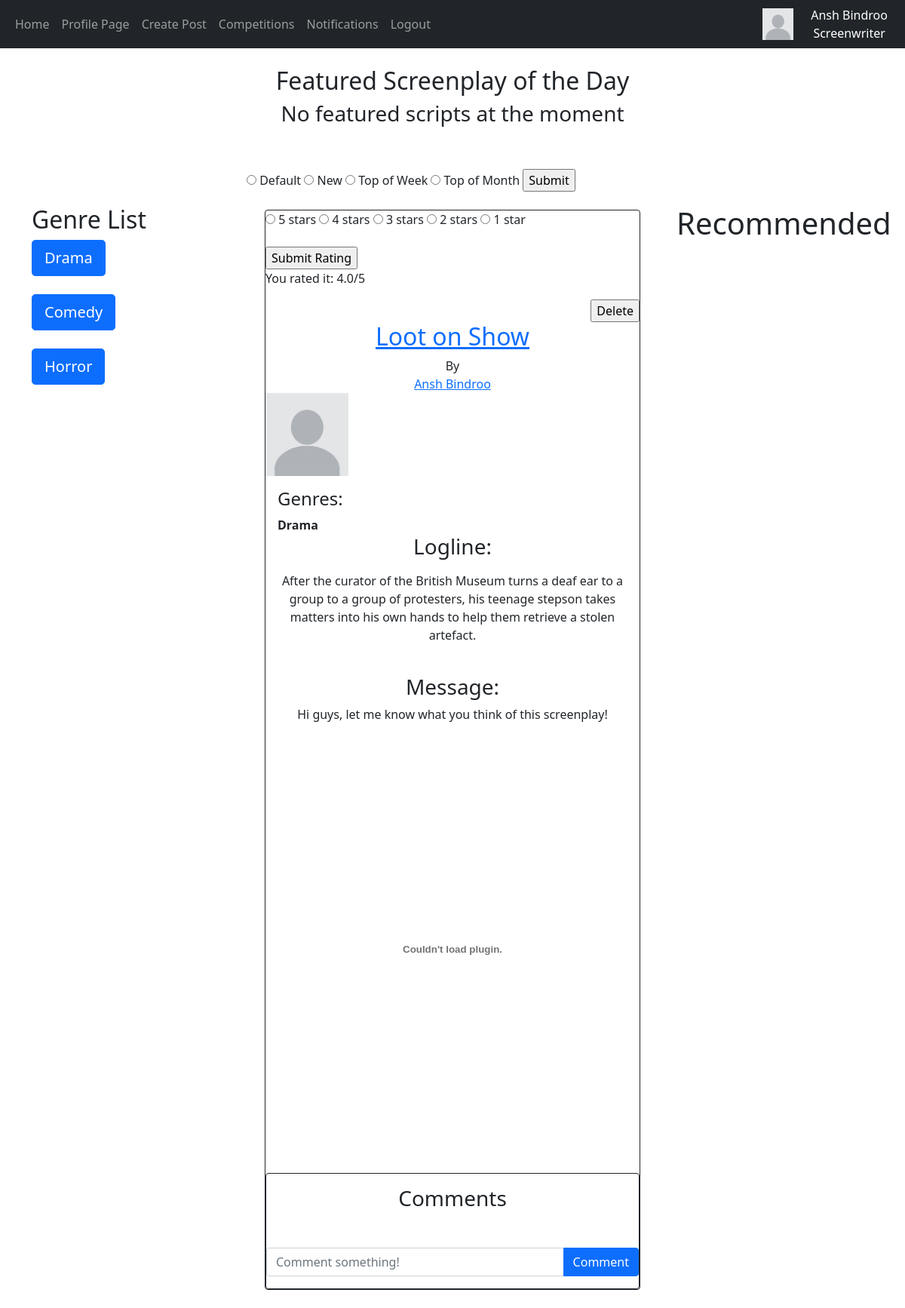
The page /home (signed in) on the database its author committed.
### website/models.py (models this page shows)
class Users(db.Model, UserMixin):
    __tablename__ = "Users"
    id = db.Column(db.Integer, primary_key=True)
    email = db.Column(db.String(150), unique=True)
    username = db.Column(db.String(150), unique=True)
    forename = db.Column(db.String(75), unique=True)
    surname = db.Column(db.String(75))
    password = db.Column(db.String(150))
    date_created = db.Column(db.DateTime(timezone=True), default=func.now())
    accounttype = db.Column(db.Integer)
    profilepic = db.Column(db.String(), nullable=True)
    biography = db.Column(db.Text)
    insta = db.Column(db.String(), nullable=True)
    twitter = db.Column(db.String(), nullable=True)
    writers = db.relationship('Screenwriters', backref="user", passive_deletes=True)
    producers = db.relationship('Producers', backref="user", passive_deletes=True)

class Screenplays(db.Model):
    __tablename__ = "Screenplays"
    scriptid = db.Column(db.Integer, primary_key=True)
    writerid = db.Column(db.Integer, db.ForeignKey('Screenwriters.writerid', ondelete="CASCADE"), nullable=False)
    title = db.Column(db.String(300))
    logline = db.Column(db.String(165))
    message = db.Column(db.Text)
    screenplay = db.Column(db.String(300))
    fullfile = db.Column(db.String(300))
    date_created = db.Column(db.Date, default=func.current_date())
    datetime_created = db.Column(db.DateTime(timezone=True), default=func.now())
    avgrating = db.Column(db.Float)
    scripts = db.relationship('Notifications', backref="script", passive_deletes=True)
    scriptscommented = db.relationship('Comments', backref="script", passive_deletes=True)
    liked = db.relationship('LikedScreenplays', backref="script", passive_deletes=True)
    scripts2 = db.relationship('ScriptHas', backref="script", passive_deletes=True)
    liked2 = db.relationship('FeaturedScripts', backref="script", passive_deletes=True)

class LikedScreenplays(db.Model):
    __tablename__ = "LikedScreenplays"
    writerid = db.Column(db.Integer, db.ForeignKey('Screenwriters.writerid'), primary_key=True)
    scriptid = db.Column(db.Integer, db.ForeignKey('Screenplays.scriptid'), primary_key=True)
    rating = db.Column(db.Float)

class ScriptHas(db.Model):
    __tablename__ = "ScriptHas"
    scriptid = db.Column(db.Integer, db.ForeignKey('Screenplays.scriptid'), primary_key=True)
    genreid = db.Column(db.Integer, db.ForeignKey('Genres.genreid'), primary_key=True)

class Genres(db.Model):
    __tablename__ = "Genres"
    genreid = db.Column(db.Integer, primary_key=True)
    genre = db.Column(db.String(50))
    genres = db.relationship('ScriptHas', backref="has")
    genres2 = db.relationship('CompHas', backref="has")

### website/views.py (the view)
@views.route("/")
@views.route("/home", methods=['GET', 'POST'])
@login_required
def home():
    if current_user.accounttype == 1:
        writer = Screenwriters.query.filter_by(userid=current_user.id).first()
        recs = GiveRecommendations(writer.writerid)
    else:
        recs = None
    posts1 = Screenplays.query.order_by(Screenplays.avgrating.desc())
    posts = []
    for i in posts1:
        if i.date_created == date.today():
            posts.append(i)
    comments = Comments.query.all()
    scripthas = ScriptHas.query.all()
    likes = LikedScreenplays.query.all()
    featured = Queue(5)
    LoadFeatured(featured, date.today())
    script = featured.queue[featured.head]
    if (script != None) and (datetime.now() >= script.dequeuedatetime): #When the screenplay's time is up, the screenplay is dequeued and removed from the table
        featured.dequeue()
        feature = FeaturedScripts.query.filter_by(scriptid = script.scriptid).first()
        db.session.delete(feature)
        db.session.commit()
    return flask.render_template("home.html", user=current_user, posts=posts, comments=comments, scripthas=scripthas, recs=recs, likes=likes, script=featured.queue[featured.head], featured=featured)

### website/views.py (called while the page is built)
def LoadFeatured(queue, date):
    posts = Screenplays.query.filter_by(date_created = date) #Posts from today selected
    hour = 4
    for post in posts:
        likes = LikedScreenplays.query.filter(LikedScreenplays.scriptid == post.scriptid, LikedScreenplays.rating >= 4.0)
        if likes.count() >= 10 and FeaturedExists(post.scriptid) == False: #The screenplay is checked if it qualifies to be featured
            newfeatured = FeaturedScripts(scriptid = post.scriptid, dequeuedatetime = datetime.now()+timedelta(hours=hour))
            db.session.add(newfeatured)
            db.session.commit()
            hour += 4
    scripts = FeaturedScripts.query.filter(FeaturedScripts.featuredid <= 5) #The first 6 records are enqueued from the database to the queue
    for i in scripts:
        queue.enqueue(i)

### website/templates/home.html (shortened to what this page needs)
{% extends "base.html" %} {% block title %}Home{% endblock %} {% block content%}
<!DOCTYPE html>
<html lang="en">
<head>
</head>
<body>
    {% if featured %}
        <div style="text-align: center">
            <h2>Featured Screenplay of the Day</h2>
            {% if script != None %}
                <h2>{{script.script.title}}</h2>
                {{script.script.logline}}
                <p>By: {{script.script.writer.user.username}}</p>
                <embed style="text-align: center;" src="{{url_for('static', filename='images/'+ script.script.screenplay)}}#toolbar=0" width = "75%" height = "550px%">
            {% else %}
                <h3>No featured scripts at the moment</h3>
            {% endif %}
        </div>
    {% endif %}
    <br><br>
    <div class="row">
        <div style="text-align:left" class="col-3">
            <br><br>
            <h2>Genre List</h2>
            <form action="/filter" method="POST">
                <button name="genre" value="1" class="btn btn-primary btn-lg">Drama</button><br><br>
                <button name="genre" value="2" class="btn btn-primary btn-lg">Comedy</button><br><br>
                <button name="genre" value="3" class="btn btn-primary btn-lg">Horror</button><br><br>
            </form>
        </div>
        <div class="col-6">
            <form method='POST' action="/sort">
                <input type="radio" name="sorted" id="default" value="0"></input>
                <label for="default">Default</label>
                <input type="radio" name="sorted" id="new" value="1"></input>
                <label for="new">New</label>
                <input type="radio" name="sorted" id="week" value="2"></input>
                <label for="week">Top of Week</label>
                <input type="radio" name="sorted" id="month" value="3"></input>
                <label for="month">Top of Month</label>
                <input type="submit" value="Submit">
            </form>
            <br>
            <div id="posts" class="container" style="text-align:center">
            {% if posts %}
                {% for post in posts %}
                <div class="card border-dark">
                        {% if user.accounttype == 1 %}
                        <div style="text-align:left">
                            <form method = "POST" action="/rate/{{post.scriptid}}">
                                <div class="rate">
                                    <input type="radio" id="star5" name="rate" value="5" />
                                    <label for="star5" title="text">5 stars</label>
                                    <input type="radio" id="star4" name="rate" value="4" />
                                    <label for="star4" title="text">4 stars</label>
                                    <input type="radio" id="star3" name="rate" value="3" />
                                    <label for="star3" title="text">3 stars</label>
                                    <input type="radio" id="star2" name="rate" value="2" />
                                    <label for="star2" title="text">2 stars</label>
                                    <input type="radio" id="star1" name="rate" value="1" />
                                    <label for="star1" title="text">1 star</label>
                                </div>
                                <br>
                                <div style="text-align:left">
                                    <input type="submit" value="Submit Rating">
                                </div>
                            </form>
                            {% endif %}
                            {% if user.accounttype == 1 %}
                                {% for like in likes %}
                                    {% if (like.writer.user.id == user.id) and (like.script.scriptid == post.scriptid) %}
                                        <p>You rated it: {{like.rating}}/5</p>
                                    {% endif %}
                                {% endfor %}
                            {% endif %}
                        </div>
                        {% if user.id == post.writer.user.id %}
                        <div style="text-align:right">
                            <form action = /delete-post/{{post.scriptid}} method="POST">
                                <input type="submit" value="Delete">
                            </form>
                        </div>
                        {% endif %}
                        {% if post.screenplay %}
                        <a href="/script/{{post.scriptid}}" target="_blank"><h2>{{post.title}}</h2></a>
                        {% else %}
                        <h2>{{post.title}}</h2>
                        {% endif %}
                        By<a href="/profilepage/{{post.writer.user.id}}">{{post.writer.user.username}}</a>
                        {% if post.writer.user.profilepic %}
                        <img src="{{ url_for('static', filename='images/'+ post.writer.user.profilepic) }}" width = "110px" height = "110px" alt="Profile picture">
                        {% else %}
                        <img src="/static/images/default.jpg" alt="Default profile picture" width = "110px" height = "110px">
                        {% endif %}
                        <div class="card-body">
                            <div style="text-align:left">
                            <h4>Genres:</h4>
                            {% for script in scripthas %}
                                {% if script.scriptid == post.scriptid %}
                                    <b>{{script.has.genre}}</b><br>
                                {% endif %}
                            {% endfor %}
                        </div>
                            <h3>Logline:</h3>
                            <p><div class="card-text">{{post.logline}}</div></p>
                            <br>
                            <h3>Message:</h3>
                            {{post.message}}
                            <br>
                            <br>
                            {% if post.screenplay %}
                            <embed style="text-align: center;" src="{{url_for('static', filename='images/'+ post.screenplay)}}#toolbar=0" width = "100%" height = "550px%">
                            {% else %}
                            <h2>Screenplay not available</h2>
                            {% endif %}
                        </div>
                        {% if user.accounttype == 1 %}
                        <div class="card border-dark">
                            <div class="card-body">
                            <h3>Comments</h3>
                            </div>
                            <br>
                            <form class="input-group mb-3"method="POST" action="/create-comment/{{post.scriptid}}">
                                <input type="text" id="text" name="text" class="form-control" placeholder="Comment something!"/>
                                <button type="submit" class="btn btn-primary">Comment</button>
                            </form>
                        </div>
                        {% endif %}
                </div>
                <br>
                    {% endfor %}
            {% else %}
            <h1>No posts available</h1>
            {% endif %}
            </div>
        </div>
        <div class="col-3">
            <br>
            <br>
            <h1>Recommended</h1>
        </div>
    </div>
</body>
</html>
{% endblock %}

### website/templates/base.html (shortened to what this page needs)
<!DOCTYPE html>
<html lang="en">
  <head>
    <link
      href="https://cdn.jsdelivr.net/npm/bootstrap@5.0.2/dist/css/bootstrap.min.css"
      rel="stylesheet"
    />
  </head>
  <body>
    <nav class="navbar navbar-expand-lg navbar-dark bg-dark">
      <div class="container-fluid">
        <div class="collapse navbar-collapse" id="navbar">
          <div class="navbar-nav">
            <a class="nav-item nav-link" href="/home">Home</a>
            {% if user.is_authenticated %}
            <a class="nav-item nav-link" href="/profilepage/{{user.id}}">Profile Page</a>
            <a class="nav-item nav-link" href="/post">Create Post</a>
            <a class="nav-item nav-link" href="/competitions">Competitions</a>
            <a class="nav-item nav-link" href="/notifications/{{user.id}}">Notifications</a>
            <a class="nav-item nav-link" href="/logout">Logout</a>
            {% else %}
            <a class="nav-item nav-link" href="/login">Login</a>
            <a class="nav-item nav-link" href="/sign-up">Sign Up</a>
            {% endif %}
          </div>
        </div>
      </div>
      <div style="text-align: right">
        {% if user.is_authenticated %}
          {% if user.profilepic %}
            <a href="/profilepage/{{user.id}}"" target=_blank><img src="{{ url_for('static', filename='images/'+ user.profilepic) }}" alt="Profile picture" height="50px%" width="50px%"></a>
          {% else %}
            <a href="/profilepage/{{user.id}}"" target=_blank><img src="/static/images/default.jpg" alt="Default profile picture" height="25%" width="25%"></a>
          {% endif %}
        {% endif %}
      </div>
      <div style="text-align: center; color: white;" >
        {{ user.username }}
        {% if user.accounttype == 1 %}
          Screenwriter
        {% elif user.accounttype == 2 %}
          Producer
        {% endif %}
      </div>
    </nav>
    <br>
    <div class="container">{% block content %}{% endblock %}</div>
  </body>
</html>

### rows shown on the page
Users: username "Ansh Bindroo"
Screenplays: title "Loot on Show", writer.user.username "Ansh Bindroo", logline "After the curator of the British Museum turns a deaf ear to a group to a group of protesters, his teenage stepson takes matters into his own hands to help them retrieve a stolen artefact.", message "Hi guys, let me know what you think of this screenplay!"
LikedScreenplays: rating "4.0"
ScriptHas: has.genre "Drama"
